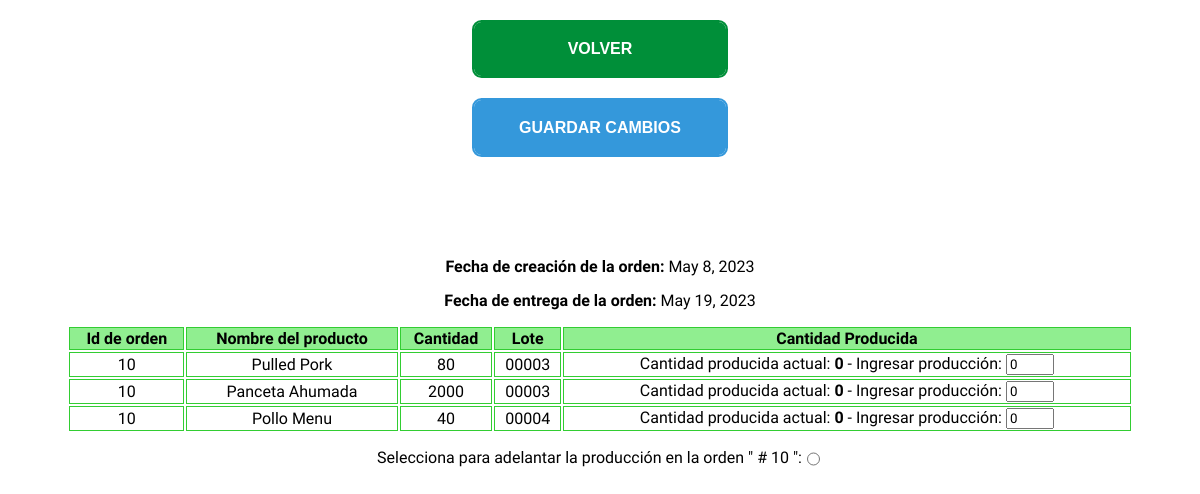
The app's page /verOrden/ (signed in) with its own data.
### produccion/models.py (models this page shows, shortened)
class OrdenProduccion(models.Model):
    id = models.AutoField(primary_key=True)
    fechaCreacion = models.DateField(default='2023-04-25')
    fechaEntrega = models.DateField(default='2023-04-25')
    ordenCompletada = models.CharField(max_length=1, default='0')
    ordenDespacho = models.CharField(max_length=1, default='0')
    ordenDespachoCompletada = models.CharField(max_length=1, default='0')

class ProductoOrden(models.Model):
    cantidadSolicitada = models.PositiveIntegerField()
    cantidadProducida = models.PositiveIntegerField(default=0)
    precio = models.PositiveIntegerField(default=0)
    producto = models.ForeignKey(Producto, on_delete=models.CASCADE)
    ordenProduccion = models.ForeignKey(OrdenProduccion, on_delete=models.CASCADE)

class Producto(models.Model):
    nombre = models.CharField(max_length=100)
    stock = models.PositiveIntegerField(default=0)
    unidades = models.CharField(max_length=3)
    precio = models.PositiveIntegerField(default=0)
    lote = models.PositiveIntegerField(default=0)

### produccion/views.py (the view)
# urls.py: path('verOrden/', produccionViews.verOrden, name='verOrden'),
@login_required
@permission_required('produccion.change_ordenproduccion')
def verOrden(request):
    completarOrden(request)
    maxZero = 6
    ordenes = ProductoOrden.objects.all().order_by('-ordenProduccion__id')
    datos_por_orden = {}
    fecha_creacion = None
    fecha_entrega = None
    for objeto in ordenes:
        objOrden = OrdenProduccion.objects.get(id=objeto.ordenProduccion.id)
        if objOrden.ordenCompletada != '1' and objOrden.ordenDespacho != '1':
            id_orden = objeto.ordenProduccion.id
            nombre_producto = objeto.producto.nombre
            lote_producto = str(objeto.producto.lote).zfill(maxZero-len(str(objeto.producto.lote)))
            und_producto = objeto.producto.unidades
            cantidad = objeto.cantidadSolicitada
            id_producto_orden = objeto.id
            cantidad_producida = objeto.cantidadProducida
            fecha_creacion = objOrden.fechaCreacion
            fecha_entrega = objOrden.fechaEntrega
            if id_orden not in datos_por_orden:
                datos_por_orden[id_orden] = {'productos': [],'fecha_creacion': fecha_creacion, 'fecha_entrega': fecha_entrega}
            datos_por_orden[id_orden]['productos'].append({'nombre': nombre_producto, 'cantidad': cantidad,'lote': lote_producto, 'unidades':und_producto, 'idProductoOrden':id_producto_orden, 'cantidadProducida':cantidad_producida})
    context = {'datos_por_orden': datos_por_orden, 'fechaCreacion': fecha_creacion,'fechaEntrega': fecha_entrega}
    return render(request, 'verOrden.html', context)

### produccion/templates/verOrden.html (shortened to what this page needs)
<!DOCTYPE html>
<html lang="en">
    {% load static %}
<head>
    <link rel="stylesheet" href="{% static 'css/style.css' %}">
    <link rel="stylesheet" href="{% static 'css/styleVerOrdenes.css' %}">
</head>
<body>
    <form method="post">
        <div class="containerBtnOrdenes">
            <a class="btn third" id="btnVerde" href="{% url 'landing' %}">Volver</a>
            <button type="submit" class="btn third" onclick="adelantoProduccion()">Guardar Cambios</button>
        </div>
        <div class="containerTablas divFlex">
            {% for id_orden, datos in datos_por_orden.items %}
                <p class="fechas"> <strong>Fecha de creación de la orden:</strong> {{ datos.fecha_creacion }}</p>
                <p class="fechas"> <strong>Fecha de entrega de la orden:</strong> {{ datos.fecha_entrega }}</p>
                <table class="tablaVerOrdenes">
                    <thead>
                        <tr>
                            <th>Id de orden</th>
                            <th>Nombre del producto</th>
                            <th>Cantidad</th>
                            <th>Lote</th>
                            <th>Cantidad Producida</th>
                        </tr>
                    </thead>
                    <tbody>
                        {% for producto in datos.productos %}
                            <tr>
                                <td class="centrarTextos">{{ id_orden }}</td>
                                <td class="centrarTextos">{{ producto.nombre }}</td>
                                <td class="centrarTextos">{{ producto.cantidad }}</td>
                                <td class="centrarTextos">{{ producto.lote }}</td>
                                <td class="centrarTextos">Cantidad producida actual: <strong>{{producto.cantidadProducida}}</strong> - Ingresar producción: <input type="number" min="0" class="adelantoProduccion" id="{{producto.idProductoOrden}}" value="0"></td>
                            </tr>
                        {% endfor %}
                    </tbody>
                </table>
                <div class="divFlexRow" id="containerInputOrdenCompletada">
                    <label for="ordenCompletada" id="labelOrdenCompletada">Selecciona para adelantar la producción en la orden " # {{id_orden}} ":</label>
                    <input type="radio" name="guardarAdelanto" id="checkOrdenCompletada" value="{{id_orden}}" required>
                </div>
            {% endfor %}
        </div>
    </form>
</body>
</html>

### core/static/css/style.css (style rules this page uses)
* { font-family: 'Crete Round', serif; }
.divFlex { display: flex; flex-direction: column; width: 80%; margin: 100px auto; gap: 15px; align-items: center; }
.divFlexRow { display: flex; flex-direction: row; justify-content: space-between; width: 50%; }
#btnVerde { border-color: #008f39; box-shadow: 0 0 40px 40px #008f39 inset, 0 0 0 0 #008f39; justify-content: center; }
.containerBtnOrdenes { width: fit-content; margin: 0px auto; text-align: center; }
.btn { box-sizing: border-box; -webkit-appearance: none; -moz-appearance: none; appearance: none; background-color: transparent; border: 2px solid #e74c3c; border-radius: 0.6em; color: #e74c3c; cursor: pointer; display: -webkit-box; display: -webkit-flex; display: -ms-flexbox; display: flex; -webkit-align-self: center; -ms-flex-item-align: center; align-self: center; font-size: 1rem; font-weight: 400; line-height: 1; margin: 20px; padding: 1.2em 2.8em; text-decoration: none; text-align: center; text-transform: uppercase; font-family: 'Montserrat', sans-serif; font-weight: 700; }
.third { border-color: #3498db; color: #fff; box-shadow: 0 0 40px 40px #3498db inset, 0 0 0 0 #3498db; -webkit-transition: all 150ms ease-in-out; transition: all 150ms ease-in-out; }

### produccion/static/css/styleVerOrdenes.css (style rules this page uses)
.tablaVerOrdenes { width: 90%; }
th { background-color: #90ee90; }
td,th { border: 1px solid #32cd32; }
.containerTablas { width: 100%; align-items: center; }
.fechas { margin: 0px; }
.centrarTextos { text-align: center; }
#containerInputOrdenCompletada { width: fit-content; margin-bottom: 8%; }
.adelantoProduccion { width: 40px; }

### records on screen
OrdenProduccion: fecha_creacion "May 8, 2023", fecha_entrega "May 19, 2023"
ProductoOrden: ordenProduccion "10", nombre "Pulled Pork", cantidad "80", lote "00003", cantidadProducida "0"
ProductoOrden: ordenProduccion "10", nombre "Panceta Ahumada", cantidad "2000", lote "00003", cantidadProducida "0"
ProductoOrden: ordenProduccion "10", nombre "Pollo Menu", cantidad "40", lote "00004", cantidadProducida "0"

### other values on screen
{{ id_orden }} "10"
